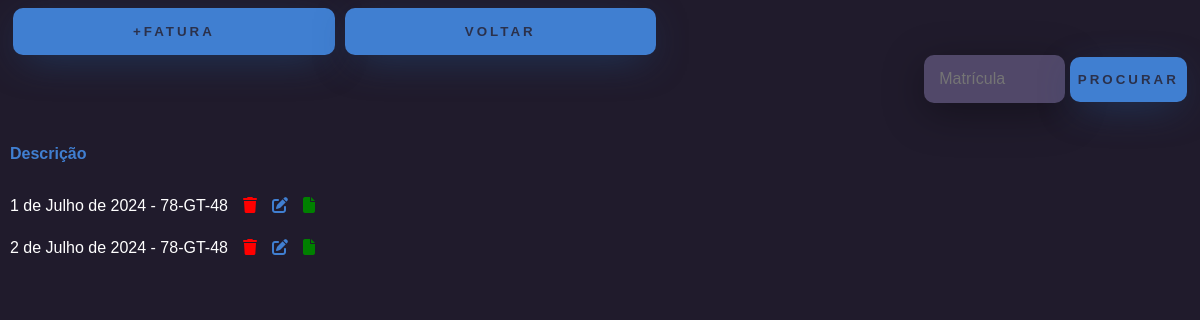
/faturas/, run on an earlier commit of the app's database.
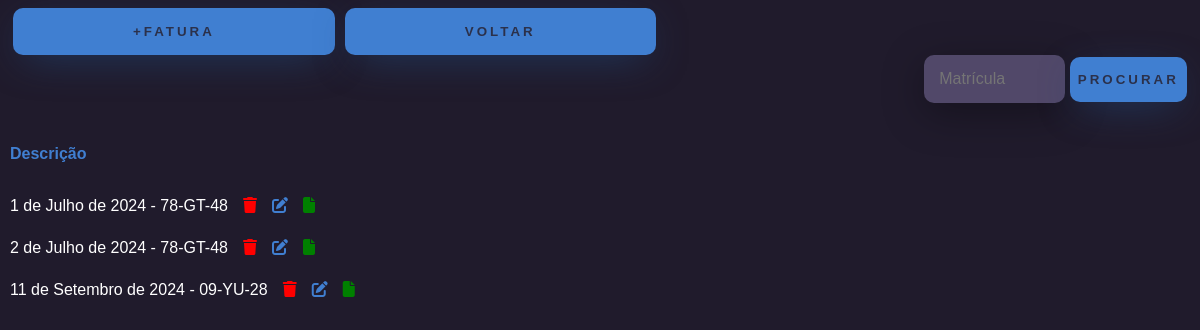
And on a later commit of the database.
### app/models.py (models this page shows, shortened)
class Faturas(models.Model):
    matricula = models.ForeignKey(Carro,on_delete=models.CASCADE)
    data = models.DateField()

class Carro(models.Model):
    marca = models.CharField(max_length=100)
    modelo = models.CharField(max_length=100)
    matricula = models.CharField(max_length=20,primary_key=True)
    ano = models.IntegerField()
    telemovel = models.ForeignKey(Cliente,on_delete=models.CASCADE)
    def __str__(self)   :
        return self.matricula

### app/views.py (the view)
# urls.py: path('faturas/',faturas, name='url_faturas'),
def faturas(request):
    filtro = request.GET.get('matricula','')
    info = {}
    if filtro:
        info['filtro'] = Faturas.objects.filter(matricula = filtro)
        return render(request,'lista_faturas.html',info)
    else:
        info['filtro'] = Faturas.objects.all()
        return render(request,'lista_faturas.html',info)

### app/templates/lista_faturas.html (shortened to what this page needs)
<!DOCTYPE html>
<html lang="en">
<head>
    {% load static %}
    <link rel="stylesheet" href="{% static 'listafaturas.css' %}">
</head>
<body>
    <div class="form-div">
        <form action="{% url 'url_nova_fatura' %}">
            <button type="submit" class="btn-login">+FATURA</button>
        </form>
        <form action="{% url 'url_home'%}">
            <button class="btn-login">VOLTAR</button>
        </form>
    </div>
    <div class="div-input">
        <form method="GET">
            <input type="text" name="matricula" placeholder="Matrícula">
            <button class="btn-voltar" type="submit">Procurar</button>
        </form>
    </div>
    <table>
        <tr>
            <th>Descrição</th>
        </tr>
        {% for fatura in filtro %}
        <tr>
            <td>{{fatura.data}} - {{fatura.matricula}}<a href="deletefatura/{{fatura.id}}"><i class="fa-solid fa-trash"></i></a><a href="editfatura/{{fatura.id}}"><i class="fa-solid fa-edit"></i></a><a href="createpdf/{{fatura.id}}"><i class="fa-solid fa-file"></i></a></td>
        </tr>
        {% endfor %}
    </table>
</body>
</html>

What changed in the data, as far as the page shows it:
added Faturas: data "11 de Setembro de 2024", matricula "09-YU-28"
